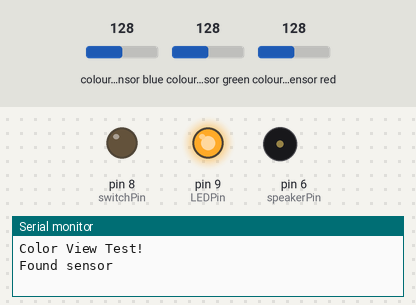
Recording of a sketch running on a simulated Arduino Leonardo, built for the host (arithmetic inside an expression is 32-bit, double 64-bit). Shown: output pins drawn as LEDs (lit = HIGH), buzzer (waves = sounding, pin HIGH), the last lines printed to the serial monitor. Inputs (shaded band) come from the test bench; at power-on: colour sensor blue 128, colour sensor green 128, colour sensor red 128.

Above: at 0.1 s.
At 2.4 s:
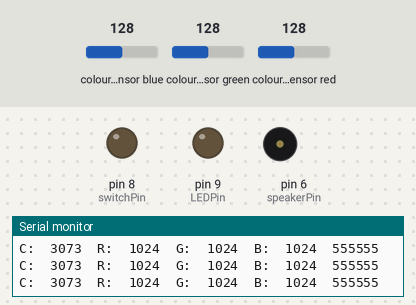
2.5 s: colour sensor blue set to 5
4.4 s: colour sensor green set to 5
6.3 s: colour sensor red set to 191
Timing chart, 0 to 9.3 s (numbered marks = the images above; inputs shaded):
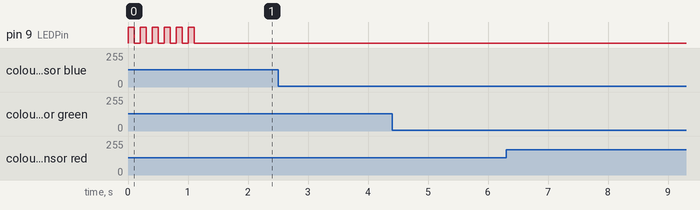

The sketch:

ColorPlayer.ino
```cpp
// Color Player
// by Scott Kildall
// used for documentation
//-- supports only 2 speaker outputs with the tone library
//-- use SONAQUA boards: NeoPixel pin, speaker pin or digital input pin

#include "Tone.h"
#include "Adafruit_TCS34725.h"

uint16_t clear, red, green, blue;

int notes[] = { NOTE_E2,
                NOTE_F2,
                NOTE_FS2,
                NOTE_G2,
                NOTE_GS2,
                NOTE_A2,
                NOTE_AS2,
                NOTE_B2,
                NOTE_C3,
                NOTE_CS3,
                NOTE_D3,
                NOTE_DS3,
                NOTE_E3,
                NOTE_F3,
                NOTE_FS3,
                NOTE_G3,
                NOTE_GS3,
                NOTE_A3,
                NOTE_B3,
                NOTE_C4,
                NOTE_D4,
                NOTE_E4,
                NOTE_F4,
                NOTE_G4 };


const int startSpeakerPin = 10;
const int numSpeakers = 2;

#define speakerPin (6)
#define switchPin (8)
#define waterLEDPin (10)
#define neoPixelPin (9)

Tone tonePlayer[numSpeakers];

Adafruit_TCS34725 tcs = Adafruit_TCS34725(TCS34725_INTEGRATIONTIME_50MS, TCS34725_GAIN_4X);

#define LEDPin (9)


void setup(void)
{
  Serial.begin(115200);
  Serial.println("Color View Test!");

  if (tcs.begin()) {
    Serial.println("Found sensor");
  } else {
    Serial.println("No TCS34725 found ... check your connections");
    while (1); // halt!
  }

  //for( int i = 0; i < numSpeakers; i++ ) {
    pinMode(speakerPin, OUTPUT);
   tonePlayer[0].begin(neoPixelPin);

   pinMode(switchPin, OUTPUT);
   tonePlayer[1].begin(switchPin);


// }

  randomSeed(A0);


 pinMode(LEDPin,OUTPUT);
  // Flash LED
  for(int i = 0; i < 6; i++ ) {
    digitalWrite(LEDPin,HIGH);
    delay(100);
    digitalWrite(LEDPin,LOW);
    delay(100);
  }
}

void loop(void)
{
  //-- random player

  /*for( int i = 0; i < numSpeakers; i++ )
    tonePlayer[i].play( notes[random(24)]);

 delay(200);
 */


  checkColor();

 tonePlayer[0].play( green/10);
  tonePlayer[1].play( red/10);


}

void checkColor() {


  tcs.setInterrupt(false);      // turn on LED

  delay(60);  // takes 50ms to read

  tcs.getRawData(&red, &green, &blue, &clear);

  tcs.setInterrupt(true);  // turn off LED

  Serial.print("C:\t"); Serial.print(clear);
  Serial.print("\tR:\t"); Serial.print(red);
  Serial.print("\tG:\t"); Serial.print(green);
  Serial.print("\tB:\t"); Serial.print(blue);

  // Figure out some basic hex code for visualization
  uint32_t sum = clear;
  float r, g, b;
  r = red; r /= sum;
  g = green; g /= sum;
  b = blue; b /= sum;
  r *= 256; g *= 256; b *= 256;
  Serial.print("\t");
  Serial.print((int)r, HEX); Serial.print((int)g, HEX); Serial.print((int)b, HEX);
  Serial.println();

  //Serial.print((int)r ); Serial.print(" "); Serial.print((int)g);Serial.print(" ");  Serial.println((int)b );

}
```

Tone.cpp
```cpp
// (licence header left out)
#include <Arduino.h>
#include <avr/interrupt.h>
#include <avr/pgmspace.h>
//#include <wiring.h>
#include <pins_arduino.h>
#include "Tone.h"

#if defined(__AVR_ATmega8__)
#define TCCR2A TCCR2
#define TCCR2B TCCR2
#define COM2A1 COM21
#define COM2A0 COM20
#define OCR2A OCR2
#define TIMSK2 TIMSK
#define OCIE2A OCIE2
#define TIMER2_COMPA_vect TIMER2_COMP_vect
#define TIMSK1 TIMSK
#endif

// timerx_toggle_count:
//  > 0 - duration specified
//  = 0 - stopped
//  < 0 - infinitely (until stop() method called, or new play() called)

#if !defined(__AVR_ATmega8__)
volatile int32_t timer0_toggle_count;
volatile uint8_t *timer0_pin_port;
volatile uint8_t timer0_pin_mask;
#endif

volatile int32_t timer1_toggle_count;
volatile uint8_t *timer1_pin_port;
volatile uint8_t timer1_pin_mask;
volatile int32_t timer2_toggle_count;
volatile uint8_t *timer2_pin_port;
volatile uint8_t timer2_pin_mask;

#if defined(__AVR_ATmega1280__) || defined(__AVR_ATmega2560__ )
volatile int32_t timer3_toggle_count;
volatile uint8_t *timer3_pin_port;
volatile uint8_t timer3_pin_mask;
volatile int32_t timer4_toggle_count;
volatile uint8_t *timer4_pin_port;
volatile uint8_t timer4_pin_mask;
volatile int32_t timer5_toggle_count;
volatile uint8_t *timer5_pin_port;
volatile uint8_t timer5_pin_mask;
#endif


#if defined(__AVR_ATmega1280__ )  || defined(__AVR_ATmega2560__ )


#define AVAILABLE_TONE_PINS 6

// Leave timers 1, and zero to last.
const uint8_t PROGMEM tone_pin_to_timer_PGM[] = { 2, 3, 4, 5, 1, 0 };

#elif defined(__AVR_ATmega8__)

#define AVAILABLE_TONE_PINS 2

const uint8_t PROGMEM tone_pin_to_timer_PGM[] = { 2, 1 };

#else

#define AVAILABLE_TONE_PINS 3
// Leave timer 0 to last.
const uint8_t PROGMEM tone_pin_to_timer_PGM[] = { 2, 1, 0 };

#endif


// Initialize our pin count

uint8_t Tone::_tone_pin_count = 0;


void Tone::begin(uint8_t tonePin)
{
  if (_tone_pin_count < AVAILABLE_TONE_PINS)
  {
    _pin = tonePin;
    _timer = pgm_read_byte(tone_pin_to_timer_PGM + _tone_pin_count);
    _tone_pin_count++;

    // Set timer specific stuff
    // All timers in CTC mode
    // 8 bit timers will require changing prescalar values,
    // whereas 16 bit timers are set to either ck/1 or ck/64 prescalar
    switch (_timer)
    {
#if !defined(__AVR_ATmega8__)
      case 0:
        // 8 bit timer
        TCCR0A = 0;
        TCCR0B = 0;
        bitWrite(TCCR0A, WGM01, 1);
        bitWrite(TCCR0B, CS00, 1);
        timer0_pin_port = portOutputRegister(digitalPinToPort(_pin));
        timer0_pin_mask = digitalPinToBitMask(_pin);
        break;
#endif

      case 1:
        // 16 bit timer
        TCCR1A = 0;
        TCCR1B = 0;
        bitWrite(TCCR1B, WGM12, 1);
        bitWrite(TCCR1B, CS10, 1);
        timer1_pin_port = portOutputRegister(digitalPinToPort(_pin));
        timer1_pin_mask = digitalPinToBitMask(_pin);
        break;
      case 2:
        // 8 bit timer
        TCCR2A = 0;
        TCCR2B = 0;
        bitWrite(TCCR2A, WGM21, 1);
        bitWrite(TCCR2B, CS20, 1);
        timer2_pin_port = portOutputRegister(digitalPinToPort(_pin));
        timer2_pin_mask = digitalPinToBitMask(_pin);
        break;

#if defined(__AVR_ATmega1280__) || defined(__AVR_ATmega2560__ )
      case 3:
        // 16 bit timer
        TCCR3A = 0;
        TCCR3B = 0;
        bitWrite(TCCR3B, WGM32, 1);
        bitWrite(TCCR3B, CS30, 1);
        timer3_pin_port = portOutputRegister(digitalPinToPort(_pin));
        timer3_pin_mask = digitalPinToBitMask(_pin);
        break;
      case 4:
        // 16 bit timer
        TCCR4A = 0;
        TCCR4B = 0;
        bitWrite(TCCR4B, WGM42, 1);
        bitWrite(TCCR4B, CS40, 1);
        timer4_pin_port = portOutputRegister(digitalPinToPort(_pin));
        timer4_pin_mask = digitalPinToBitMask(_pin);
        break;
      case 5:
        // 16 bit timer
        TCCR5A = 0;
        TCCR5B = 0;
        bitWrite(TCCR5B, WGM52, 1);
        bitWrite(TCCR5B, CS50, 1);
        timer5_pin_port = portOutputRegister(digitalPinToPort(_pin));
        timer5_pin_mask = digitalPinToBitMask(_pin);
        break;
#endif
    }
  }
  else
  {
    // disabled
    _timer = -1;
  }
}


// frequency (in hertz) and duration (in milliseconds).

void Tone::play(uint16_t frequency, uint32_t duration)
{
  uint8_t prescalarbits = 0b001;
  int32_t toggle_count = 0;
  uint32_t ocr = 0;

  if (_timer >= 0)
  {
    // Set the pinMode as OUTPUT
    pinMode(_pin, OUTPUT);

    // if we are using an 8 bit timer, scan through prescalars to find the best fit
    if (_timer == 0 || _timer == 2)
    {
      ocr = F_CPU / frequency / 2 - 1;
      prescalarbits = 0b001;  // ck/1: same for both timers
      if (ocr > 255)
      {
        ocr = F_CPU / frequency / 2 / 8 - 1;
        prescalarbits = 0b010;  // ck/8: same for both timers

        if (_timer == 2 && ocr > 255)
        {
          ocr = F_CPU / frequency / 2 / 32 - 1;
          prescalarbits = 0b011;
        }

        if (ocr > 255)
        {
          ocr = F_CPU / frequency / 2 / 64 - 1;
          prescalarbits = _timer == 0 ? 0b011 : 0b100;

          if (_timer == 2 && ocr > 255)
          {
            ocr = F_CPU / frequency / 2 / 128 - 1;
            prescalarbits = 0b101;
          }

          if (ocr > 255)
          {
            ocr = F_CPU / frequency / 2 / 256 - 1;
            prescalarbits = _timer == 0 ? 0b100 : 0b110;
            if (ocr > 255)
            {
              // can't do any better than /1024
              ocr = F_CPU / frequency / 2 / 1024 - 1;
              prescalarbits = _timer == 0 ? 0b101 : 0b111;
            }
          }
        }
      }

#if !defined(__AVR_ATmega8__)
      if (_timer == 0)
        TCCR0B = (TCCR0B & 0b11111000) | prescalarbits;
      else
#endif
        TCCR2B = (TCCR2B & 0b11111000) | prescalarbits;
    }
    else
    {
      // two choices for the 16 bit timers: ck/1 or ck/64
      ocr = F_CPU / frequency / 2 - 1;

      prescalarbits = 0b001;
      if (ocr > 0xffff)
      {
        ocr = F_CPU / frequency / 2 / 64 - 1;
        prescalarbits = 0b011;
      }

      if (_timer == 1)
        TCCR1B = (TCCR1B & 0b11111000) | prescalarbits;
#if defined(__AVR_ATmega1280__) || defined(__AVR_ATmega2560__ )
      else if (_timer == 3)
        TCCR3B = (TCCR3B & 0b11111000) | prescalarbits;
      else if (_timer == 4)
        TCCR4B = (TCCR4B & 0b11111000) | prescalarbits;
      else if (_timer == 5)
        TCCR5B = (TCCR5B & 0b11111000) | prescalarbits;
#endif

    }


    // Calculate the toggle count
    if (duration > 0)
    {
      toggle_count = 2 * frequency * duration / 1000;
    }
    else
    {
      toggle_count = -1;
    }

    // Set the OCR for the given timer,
    // set the toggle count,
    // then turn on the interrupts
    switch (_timer)
    {

#if !defined(__AVR_ATmega8__)
      case 0:
        OCR0A = ocr;
        timer0_toggle_count = toggle_count;
        bitWrite(TIMSK0, OCIE0A, 1);
        break;
#endif

      case 1:
        OCR1A = ocr;
        timer1_toggle_count = toggle_count;
        bitWrite(TIMSK1, OCIE1A, 1);
        break;
      case 2:
        OCR2A = ocr;
        timer2_toggle_count = toggle_count;
        bitWrite(TIMSK2, OCIE2A, 1);
        break;

#if defined(__AVR_ATmega1280__) || defined(__AVR_ATmega2560__ )
      case 3:
        OCR3A = ocr;
        timer3_toggle_count = toggle_count;
        bitWrite(TIMSK3, OCIE3A, 1);
        break;
      case 4:
        OCR4A = ocr;
        timer4_toggle_count = toggle_count;
        bitWrite(TIMSK4, OCIE4A, 1);
        break;
      case 5:
        OCR5A = ocr;
        timer5_toggle_count = toggle_count;
        bitWrite(TIMSK5, OCIE5A, 1);
        break;
#endif

    }
  }
}


void Tone::stop()
{
  switch (_timer)
  {
#if !defined(__AVR_ATmega8__)
    case 0:
      TIMSK0 &= ~(1 << OCIE0A);
      break;
#endif
    case 1:
      TIMSK1 &= ~(1 << OCIE1A);
      break;
    case 2:
      TIMSK2 &= ~(1 << OCIE2A);
      break;

#if defined(__AVR_ATmega1280__) || defined(__AVR_ATmega2560__ )
    case 3:
      TIMSK3 &= ~(1 << OCIE3A);
      break;
    case 4:
      TIMSK4 &= ~(1 << OCIE4A);
      break;
    case 5:
      TIMSK5 &= ~(1 << OCIE5A);
      break;
#endif
  }

  digitalWrite(_pin, 0);
}


bool Tone::isPlaying(void)
{
  bool returnvalue = false;

  switch (_timer)
  {
#if !defined(__AVR_ATmega8__)
    case 0:
      returnvalue = (TIMSK0 & (1 << OCIE0A));
      break;
#endif

    case 1:
      returnvalue = (TIMSK1 & (1 << OCIE1A));
      break;
    case 2:
      returnvalue = (TIMSK2 & (1 << OCIE2A));
      break;

#if defined(__AVR_ATmega1280__) || defined(__AVR_ATmega2560__ )
    case 3:
      returnvalue = (TIMSK3 & (1 << OCIE3A));
      break;
    case 4:
      returnvalue = (TIMSK4 & (1 << OCIE4A));
      break;
    case 5:
      returnvalue = (TIMSK5 & (1 << OCIE5A));
      break;
#endif

  }
  return returnvalue;
}


#if !defined(__AVR_ATmega8__)
ISR(TIMER0_COMPA_vect)
{
  if (timer0_toggle_count != 0)
  {
    // toggle the pin
    *timer0_pin_port ^= timer0_pin_mask;

    if (timer0_toggle_count > 0)
      timer0_toggle_count--;
  }
  else
  {
    TIMSK0 &= ~(1 << OCIE0A);                 // disable the interrupt
    *timer0_pin_port &= ~(timer0_pin_mask);   // keep pin low after stop
  }
}
#endif


ISR(TIMER1_COMPA_vect)
{
  if (timer1_toggle_count != 0)
  {
    // toggle the pin
    *timer1_pin_port ^= timer1_pin_mask;

    if (timer1_toggle_count > 0)
      timer1_toggle_count--;
  }
  else
  {
    TIMSK1 &= ~(1 << OCIE1A);                 // disable the interrupt
    *timer1_pin_port &= ~(timer1_pin_mask);   // keep pin low after stop
  }
}


ISR(TIMER2_COMPA_vect)
{
  int32_t temp_toggle_count = timer2_toggle_count;

  if (temp_toggle_count != 0)
  {
    // toggle the pin
    *timer2_pin_port ^= timer2_pin_mask;

    if (temp_toggle_count > 0)
      temp_toggle_count--;
  }
  else
  {
    TIMSK2 &= ~(1 << OCIE2A);                 // disable the interrupt
    *timer2_pin_port &= ~(timer2_pin_mask);   // keep pin low after stop
  }

  timer2_toggle_count = temp_toggle_count;
}


#if defined(__AVR_ATmega1280__) || defined(__AVR_ATmega2560__ )

ISR(TIMER3_COMPA_vect)
{
  if (timer3_toggle_count != 0)
  {
    // toggle the pin
    *timer3_pin_port ^= timer3_pin_mask;

    if (timer3_toggle_count > 0)
      timer3_toggle_count--;
  }
  else
  {
    TIMSK3 &= ~(1 << OCIE3A);                 // disable the interrupt
    *timer3_pin_port &= ~(timer3_pin_mask);   // keep pin low after stop
  }
}

ISR(TIMER4_COMPA_vect)
{
  if (timer4_toggle_count != 0)
  {
    // toggle the pin
    *timer4_pin_port ^= timer4_pin_mask;

    if (timer4_toggle_count > 0)
      timer4_toggle_count--;
  }
  else
  {
    TIMSK4 &= ~(1 << OCIE4A);                 // disable the interrupt
    *timer4_pin_port &= ~(timer4_pin_mask);   // keep pin low after stop
  }
}

ISR(TIMER5_COMPA_vect)
{
  if (timer5_toggle_count != 0)
  {
    // toggle the pin
    *timer5_pin_port ^= timer5_pin_mask;

    if (timer5_toggle_count > 0)
      timer5_toggle_count--;
  }
  else
  {
    TIMSK5 &= ~(1 << OCIE5A);                 // disable the interrupt
    *timer5_pin_port &= ~(timer5_pin_mask);   // keep pin low after stop
  }
}

#endif
```

Tone.h
```cpp
// (licence header left out)
#ifndef _Tone_h
#define _Tone_h

#include <stdint.h>

/*************************************************
* Public Constants
*************************************************/

#define NOTE_B0  31
#define NOTE_C1  33
#define NOTE_CS1 35
#define NOTE_D1  37
#define NOTE_DS1 39
#define NOTE_E1  41
#define NOTE_F1  44
#define NOTE_FS1 46
#define NOTE_G1  49
#define NOTE_GS1 52
#define NOTE_A1  55
#define NOTE_AS1 58
#define NOTE_B1  62
#define NOTE_C2  65
#define NOTE_CS2 69
#define NOTE_D2  73
#define NOTE_DS2 78
#define NOTE_E2  82
#define NOTE_F2  87
#define NOTE_FS2 93
#define NOTE_G2  98
#define NOTE_GS2 104
#define NOTE_A2  110
#define NOTE_AS2 117
#define NOTE_B2  123
#define NOTE_C3  131
#define NOTE_CS3 139
#define NOTE_D3  147
#define NOTE_DS3 156
#define NOTE_E3  165
#define NOTE_F3  175
#define NOTE_FS3 185
#define NOTE_G3  196
#define NOTE_GS3 208
#define NOTE_A3  220
#define NOTE_AS3 233
#define NOTE_B3  247
#define NOTE_C4  262
#define NOTE_CS4 277
#define NOTE_D4  294
#define NOTE_DS4 311
#define NOTE_E4  330
#define NOTE_F4  349
#define NOTE_FS4 370
#define NOTE_G4  392
#define NOTE_GS4 415
#define NOTE_A4  440
#define NOTE_AS4 466
#define NOTE_B4  494
#define NOTE_C5  523
#define NOTE_CS5 554
#define NOTE_D5  587
#define NOTE_DS5 622
#define NOTE_E5  659
#define NOTE_F5  698
#define NOTE_FS5 740
#define NOTE_G5  784
#define NOTE_GS5 831
#define NOTE_A5  880
#define NOTE_AS5 932
#define NOTE_B5  988
#define NOTE_C6  1047
#define NOTE_CS6 1109
#define NOTE_D6  1175
#define NOTE_DS6 1245
#define NOTE_E6  1319
#define NOTE_F6  1397
#define NOTE_FS6 1480
#define NOTE_G6  1568
#define NOTE_GS6 1661
#define NOTE_A6  1760
#define NOTE_AS6 1865
#define NOTE_B6  1976
#define NOTE_C7  2093
#define NOTE_CS7 2217
#define NOTE_D7  2349
#define NOTE_DS7 2489
#define NOTE_E7  2637
#define NOTE_F7  2794
#define NOTE_FS7 2960
#define NOTE_G7  3136
#define NOTE_GS7 3322
#define NOTE_A7  3520
#define NOTE_AS7 3729
#define NOTE_B7  3951
#define NOTE_C8  4186
#define NOTE_CS8 4435
#define NOTE_D8  4699
#define NOTE_DS8 4978


/*************************************************
* Definitions
*************************************************/

class Tone
{
  public:
    void begin(uint8_t tonePin);
    bool isPlaying();
    void play(uint16_t frequency, uint32_t duration = 0);
    void stop();

  private:
    static uint8_t _tone_pin_count;
    uint8_t _pin;
    int8_t _timer;
};

#endif
```
